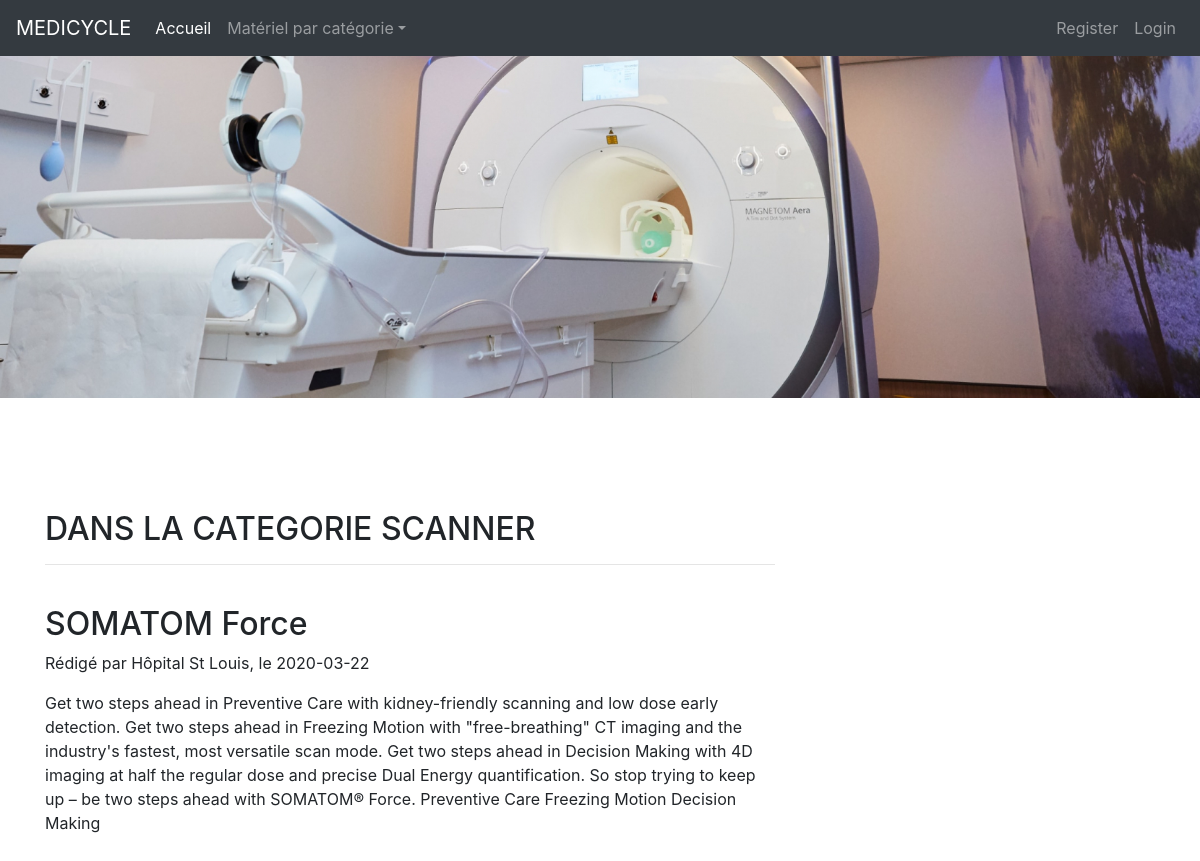
/scanner, run on the app's committed database.
### flaskappli/models.py (models this page shows, shortened)
class Article(db.Model):
    id = db.Column(db.Integer, primary_key=True)
    title = db.Column(db.String(100), nullable=False)
    date_posted = db.Column(db.DateTime, nullable=False, default=datetime.utcnow)
    content = db.Column(db.Text, nullable=False)
    category = db.Column(db.String(50), nullable=False)
    image = db.Column(db.LargeBinary, nullable=True)
    user_id = db.Column(db.Integer, db.ForeignKey('user.id'), nullable=False)

class User(db.Model, UserMixin):
    id = db.Column(db.Integer, primary_key=True)
    username = db.Column(db.String(20), unique=True, nullable=False)
    email = db.Column(db.String(120), unique=True, nullable=False)
    password = db.Column(db.String(60), nullable=False)
    articles = db.relationship('Article', backref='author', lazy=True)

### flaskappli/routes.py (the view)
@app.route("/scanner", methods=['GET', 'POST'])
def scanner():
    posts = Article.query.all()
    return render_template('scanner.html', posts=posts)

### flaskappli/templates/scanner.html (shortened to what this page needs)
{% extends "layout.html" %}
{% block content %}
<br>
<br>
<br>
<h2> DANS LA CATEGORIE SCANNER </h2>
<hr>
{% for post in posts %}
{% if post.category == 'Scanner' %}
<br>
<h2> {{ post.title }} </h2>
<p> Rédigé par {{ post.author.username }}, le {{ post.date_posted.strftime('%Y-%m-%d') }} </p>
<p> {{ post.content }} </p>
<br>
{% endif %}
{% endfor %}
<br> {% endblock %}

### data on the page
Article: title "SOMATOM Force", author.username "Hôpital St Louis", date_posted "2020-03-22", content "Get two steps ahead in Preventive Care with kidney-friendly scanning and low dose early detection. Get two steps ahead in Freezing Motion with \"free-breathing\" CT imaging and the industry's fastest, most versatile scan mode. Get two steps ahead in Decision Making with 4D imaging at half the regular dose and precise Dual Energy quantification. So stop trying to keep up – be two steps ahead with SOMATOM® Force. Preventive Care Freezing Motion Decision Making"
